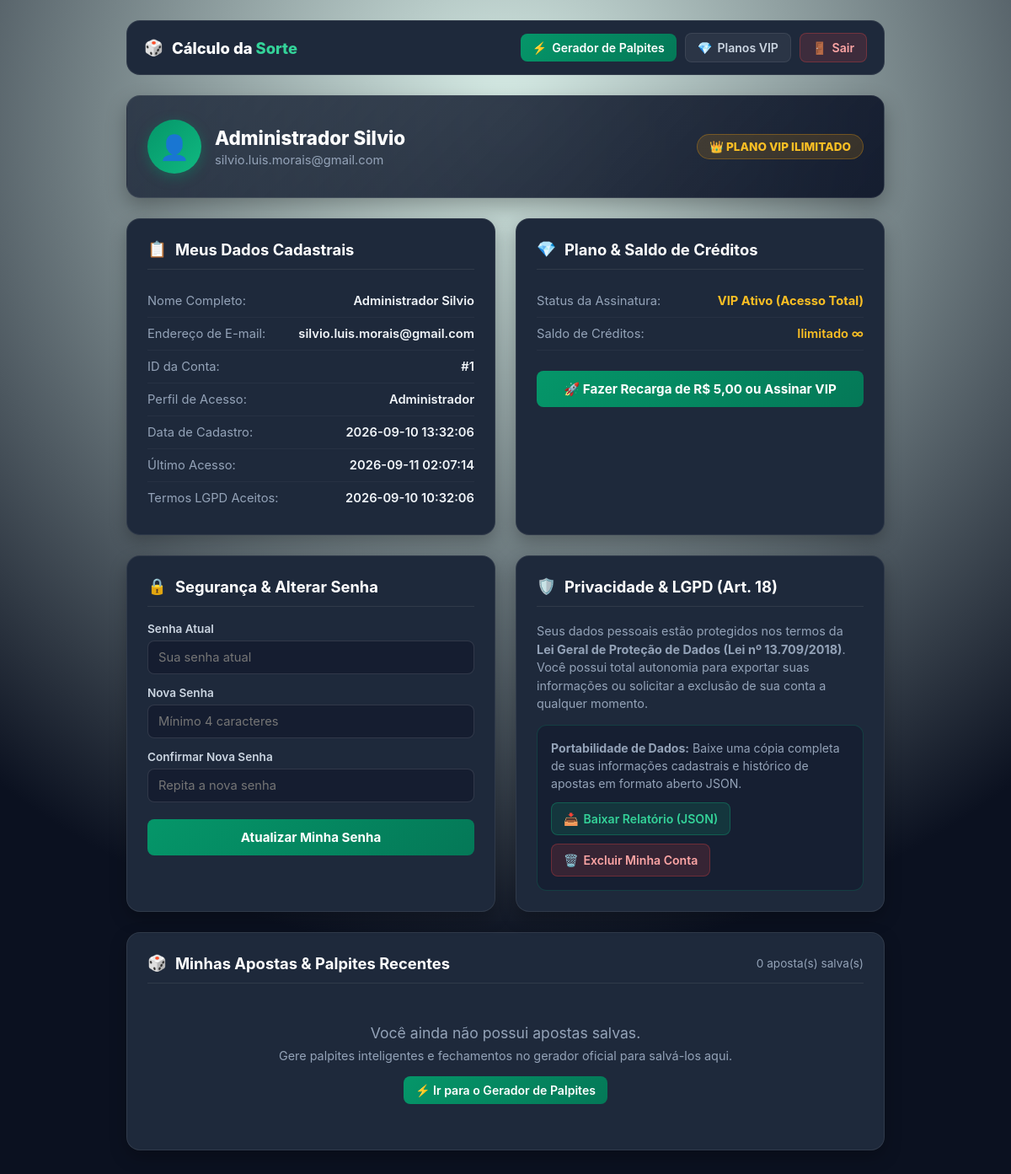
The page /perfil (signed in) on the database as committed earlier.
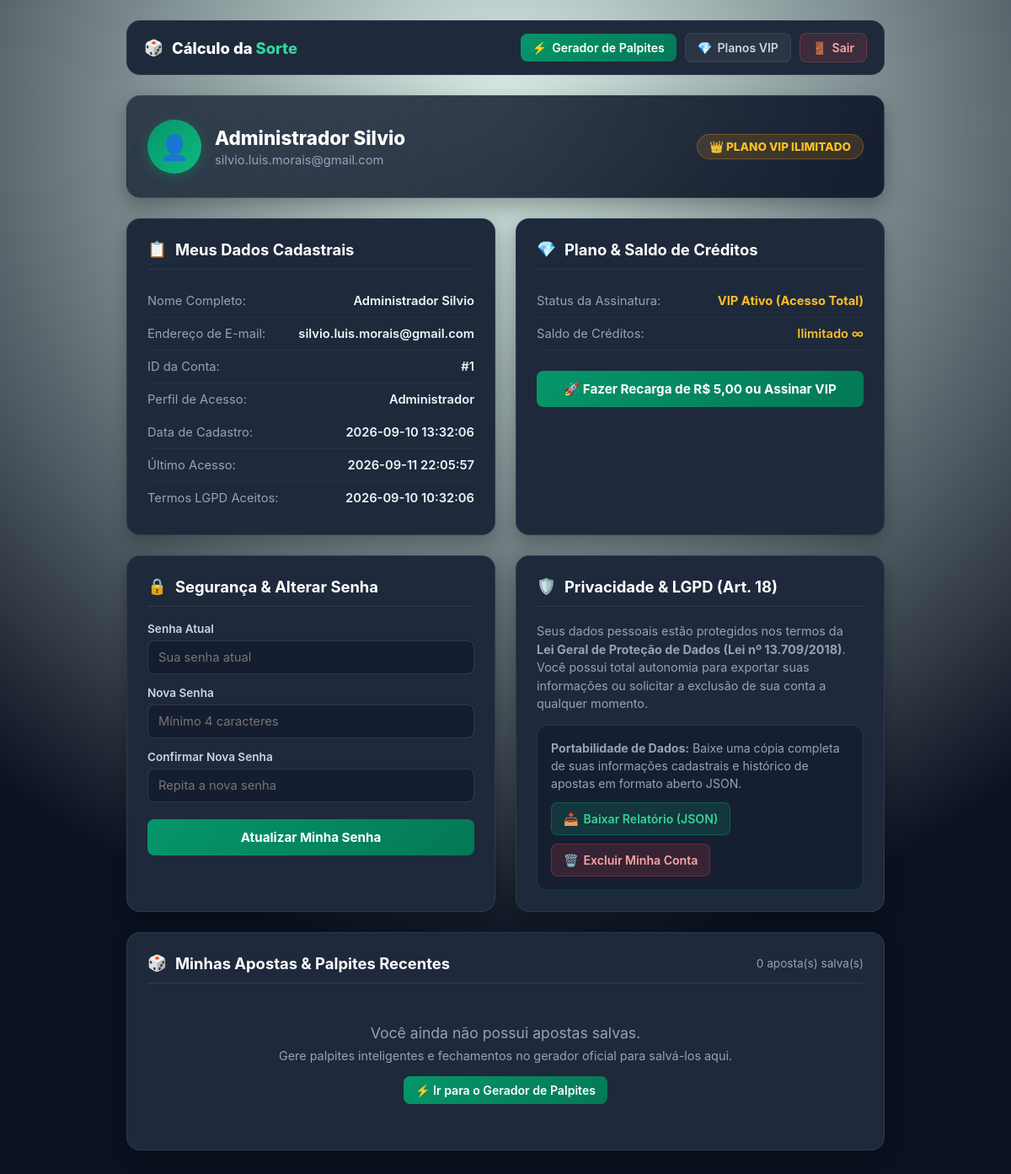
The same page on the database as committed later.
### tables this page shows
CREATE TABLE users (
                id INTEGER PRIMARY KEY AUTOINCREMENT,
                email TEXT UNIQUE NOT NULL,
                name TEXT NOT NULL DEFAULT 'Apostador',
                password_hash TEXT NOT NULL,
                role TEXT NOT NULL DEFAULT 'user',
                plan TEXT NOT NULL DEFAULT 'free',
                credits INTEGER NOT NULL DEFAULT 1,
                vip_expires_at TIMESTAMP,
                is_blocked INTEGER NOT NULL DEFAULT 0,
                must_change_password INTEGER NOT NULL DEFAULT 0,
                created_at TIMESTAMP DEFAULT CURRENT_TIMESTAMP,
                last_login TIMESTAMP
            , accepted_terms_at TIMESTAMP);

### app.py (the view)
@app.route('/minha-conta')
@app.route('/perfil')
@login_required
def minha_conta():
    user_id = session['user_id']
    current_user = database.get_user_by_id(user_id)
    if not current_user:
        session.clear()
        return redirect(url_for('login', erro='Sessão inválida. Faça login novamente.'))
    access = database.check_user_access(user_id)
    apostas = database.listar_apostas(user_id=user_id, limit=20)
    erro = request.args.get('erro')
    sucesso = request.args.get('sucesso')
    return render_template(
        'minha_conta.html',
        current_user=current_user,
        access=access,
        apostas=apostas,
        erro=erro,
        sucesso=sucesso
    )

### app.py (called while the page is built)
@app.after_request
def aplicar_cabecalhos_seguranca(response):
    response.headers['X-Content-Type-Options'] = 'nosniff'
    response.headers['X-Frame-Options'] = 'SAMEORIGIN'
    response.headers['Referrer-Policy'] = 'strict-origin-when-cross-origin'
    response.headers['X-XSS-Protection'] = '1; mode=block'
    return response

def login_required(f):
    @wraps(f)
    def decorated_function(*args, **kwargs):
        if 'user_id' not in session:
            return redirect(url_for('login', next=request.url))
        user = database.get_user_by_id(session['user_id'])
        if not user or user['is_blocked']:
            session.clear()
            return redirect(url_for('login', erro='Sessão expirada ou usuário bloqueado.'))
        return f(*args, **kwargs)
    return decorated_function

### database.py (called while the page is built, shortened)
@contextmanager
def get_db_connection():
    os.makedirs(DATA_DIR, exist_ok=True)
    conn = sqlite3.connect(DB_PATH)
    conn.row_factory = sqlite3.Row
    try:
        yield conn
        conn.commit()
    finally:
        conn.close()

def get_user_by_id(user_id: int) -> Optional[Dict[str, Any]]:
    with get_db_connection() as conn:
        row = conn.execute('SELECT * FROM users WHERE id = ?', (user_id,)).fetchone()
        if row:
            return dict(row)

def listar_apostas(
    loteria_type: Optional[str] = None,
    user_id: Optional[int] = None,
    session_id: Optional[str] = None,
    limit: int = 50
) -> List[Dict[str, Any]]:
    import json
    with get_db_connection() as conn:
        query = "SELECT * FROM user_bets WHERE "
        params = []
        if user_id:
            query += "(user_id = ? OR session_id = ?) "
            params.extend([user_id, session_id or ''])
        elif session_id:
            query += "session_id = ? "
            params.append(session_id)
        else:
            query += "1=1 "
        if loteria_type:
            query += "AND loteria_type = ? "
            params.append(loteria_type)
        query += "ORDER BY id DESC LIMIT ?"
        params.append(limit)
        rows = conn.execute(query, tuple(params)).fetchall()
        resultado = []
        return resultado

### templates/minha_conta.html (shortened to what this page needs)
<!DOCTYPE html>
<html lang="pt-BR">
<head>
</head>
<body>
    <div class="container">
        <nav class="top-nav">
            <a href="/dashboard" class="brand-logo">
                <span>🎲</span>
                <span>Cálculo da <span class="accent">Sorte</span></span>
            </a>
            <div class="nav-actions">
                <a href="/dashboard" class="btn-nav btn-nav-primary">
                    <span>⚡</span> Gerador de Palpites
                </a>
                <a href="/planos" class="btn-nav btn-nav-ghost">
                    <span>💎</span> Planos VIP
                </a>
                <a href="/logout" class="btn-nav btn-nav-danger">
                    <span>🚪</span> Sair
                </a>
            </div>
        </nav>
        <div class="profile-header-card">
            <div class="user-avatar-group">
                <div class="user-avatar">
                    👤
                </div>
                <div class="user-info">
                    <h2>{{ current_user.name or 'Apostador' }}</h2>
                    <p>{{ current_user.email }}</p>
                </div>
            </div>
            <div>
                {% if access and access.is_vip %}
                    <span class="badge-plan badge-vip">👑 PLANO VIP ILIMITADO</span>
                {% elif access and access.credits > 0 %}
                    <span class="badge-plan badge-free">🪙 {{ access.credits }} CRÉDITO(S) DE CORTESIA</span>
                {% else %}
                    <span class="badge-plan" style="background: rgba(239, 68, 68, 0.15); color: #fca5a5; border: 1px solid rgba(239, 68, 68, 0.3);">⚠️ SEM CRÉDITOS</span>
                {% endif %}
            </div>
        </div>
        <div class="cards-grid">
            <div class="card">
                <div class="card-title">
                    <span>📋</span> Meus Dados Cadastrais
                </div>
                <div class="info-row">
                    <span class="info-label">Nome Completo:</span>
                    <span class="info-val">{{ current_user.name or 'Apostador' }}</span>
                </div>
                <div class="info-row">
                    <span class="info-label">Endereço de E-mail:</span>
                    <span class="info-val">{{ current_user.email }}</span>
                </div>
                <div class="info-row">
                    <span class="info-label">ID da Conta:</span>
                    <span class="info-val">#{{ current_user.id }}</span>
                </div>
                <div class="info-row">
                    <span class="info-label">Perfil de Acesso:</span>
                    <span class="info-val">{{ 'Administrador' if current_user.role == 'admin' else 'Apostador' }}</span>
                </div>
                <div class="info-row">
                    <span class="info-label">Data de Cadastro:</span>
                    <span class="info-val">{{ current_user.created_at or '-' }}</span>
                </div>
                <div class="info-row">
                    <span class="info-label">Último Acesso:</span>
                    <span class="info-val">{{ current_user.last_login or 'Hoje' }}</span>
                </div>
                <div class="info-row">
                    <span class="info-label">Termos LGPD Aceitos:</span>
                    <span class="info-val">{{ current_user.accepted_terms_at or 'Sim' }}</span>
                </div>
            </div>
            <div class="card">
                <div class="card-title">
                    <span>💎</span> Plano & Saldo de Créditos
                </div>
                <div class="info-row">
                    <span class="info-label">Status da Assinatura:</span>
                    <span class="info-val">
                        {% if access and access.is_vip %}
                            <strong style="color: #fbbf24;">VIP Ativo (Acesso Total)</strong>
                        {% else %}
                            <strong style="color: #34d399;">Plano Gratuito / Degustação</strong>
                        {% endif %}
                    </span>
                </div>
                <div class="info-row">
                    <span class="info-label">Saldo de Créditos:</span>
                    <span class="info-val">
                        {% if access and access.is_vip %}
                            <span style="color: #fbbf24;">Ilimitado ∞</span>
                        {% else %}
                            <strong>{{ access.credits if access else 0 }} análise(s)</strong>
                        {% endif %}
                    </span>
                </div>
                <div style="margin-top: 18px; display: flex; flex-direction: column; gap: 10px;">
                    <a href="/planos" class="btn-submit" style="text-align: center; text-decoration: none; display: block;">
                        🚀 Fazer Recarga de R$ 5,00 ou Assinar VIP
                    </a>
                </div>
            </div>
        </div>
        <div class="cards-grid">
            <div class="card">
                <div class="card-title">
                    <span>🔒</span> Segurança & Alterar Senha
                </div>
                <form action="/minha-conta/alterar-senha" method="POST">
                    <div class="form-group">
                        <label for="senha_atual">Senha Atual</label>
                        <input type="password" id="senha_atual" name="senha_atual" placeholder="Sua senha atual" required>
                    </div>
                    <div class="form-group">
                        <label for="nova_senha">Nova Senha</label>
                        <input type="password" id="nova_senha" name="nova_senha" placeholder="Mínimo 4 caracteres" required>
                    </div>
                    <div class="form-group">
                        <label for="confirmar_senha">Confirmar Nova Senha</label>
                        <input type="password" id="confirmar_senha" name="confirmar_senha" placeholder="Repita a nova senha" required>
                    </div>
                    <button type="submit" class="btn-submit">Atualizar Minha Senha</button>
                </form>
            </div>
            <div class="card">
                <div class="card-title">
                    <span>🛡️</span> Privacidade & LGPD (Art. 18)
                </div>
                <p style="color: var(--text-muted); font-size: 0.9rem; line-height: 1.5;">
                    Seus dados pessoais estão protegidos nos termos da <strong>Lei Geral de Proteção de Dados (Lei nº 13.709/2018)</strong>. Você possui total autonomia para exportar suas informações ou solicitar a exclusão de sua conta a qualquer momento.
                </p>
                <div class="lgpd-box">
                    <p>
                        <strong>Portabilidade de Dados:</strong> Baixe uma cópia completa de suas informações cadastrais e histórico de apostas em formato aberto JSON.
                    </p>
                    <div class="lgpd-actions">
                        <a href="/api/usuario/exportar-dados" download="meus_dados_calculo_da_sorte.json" class="btn-action-lgpd btn-download-lgpd">
                            <span>📥</span> Baixar Relatório (JSON)
                        </a>
                        <button type="button" onclick="abrirModalExclusao()" class="btn-action-lgpd btn-delete-lgpd">
                            <span>🗑️</span> Excluir Minha Conta
                        </button>
                    </div>
                </div>
            </div>
        </div>
        <div class="card" style="margin-top: 8px;">
            <div class="card-title" style="justify-content: space-between;">
                <div style="display: flex; align-items: center; gap: 10px;">
                    <span>🎲</span> Minhas Apostas & Palpites Recentes
                </div>
                <span style="font-size: 0.85rem; color: var(--text-muted); font-weight: normal;">
                    {{ apostas|length }} aposta(s) salva(s)
                </span>
            </div>
            {% if apostas %}
            <div class="table-responsive">
                <table class="styled-table">
                    <thead>
                        <tr>
                            <th>Título / Identificação</th>
                            <th>Loteria</th>
                            <th>Modalidade</th>
                            <th>Jogos</th>
                            <th>Data</th>
                        </tr>
                    </thead>
                    <tbody>
                        {% for a in apostas %}
                        <tr>
                            <td><strong>{{ a.titulo or 'Palpite Estruturado' }}</strong></td>
                            <td><span style="text-transform: capitalize; color: #34d399;">{{ a.loteria_type|replace('_', ' ') }}</span></td>
                            <td>{{ a.modalidade }}</td>
                            <td>{{ a.quantidade_jogos }} jogo(s) ({{ a.dezenas_por_jogo }} dezenas)</td>
                            <td>{{ a.created_at or '-' }}</td>
                        </tr>
                        {% endfor %}
                    </tbody>
                </table>
            </div>
            {% else %}
            <div style="text-align: center; padding: 30px; color: var(--text-muted);">
                <p style="font-size: 1.1rem; margin-bottom: 8px;">Você ainda não possui apostas salvas.</p>
                <p style="font-size: 0.9rem; margin-bottom: 16px;">Gere palpites inteligentes e fechamentos no gerador oficial para salvá-los aqui.</p>
                <a href="/dashboard" class="btn-nav btn-nav-primary" style="display: inline-flex;">
                    ⚡ Ir para o Gerador de Palpites
                </a>
            </div>
            {% endif %}
        </div>
    </div>
</body>
</html>

Rows that differ between the two databases and show on the page:
changed users "Administrador Silvio": last_login "2026-09-11 02:07:14" → "2026-09-11 22:05:57"
